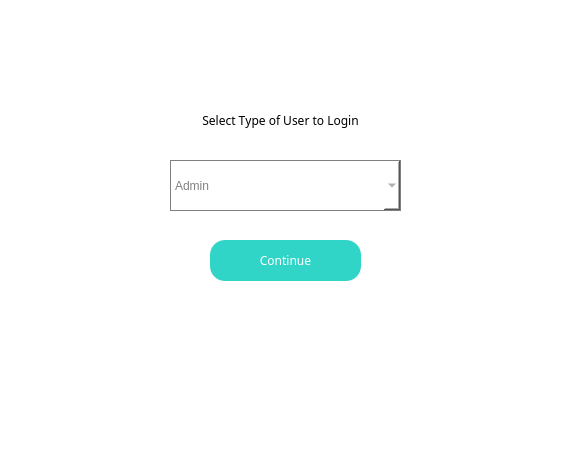
<?xml version="1.0" encoding="UTF-8"?>
<ui version="4.0">
 <class>MainWindow</class>
 <widget class="QMainWindow" name="MainWindow">
  <property name="geometry">
   <rect>
    <x>0</x>
    <y>0</y>
    <width>576</width>
    <height>470</height>
   </rect>
  </property>
  <property name="windowTitle">
   <string>MainWindow</string>
  </property>
  <property name="styleSheet">
   <string notr="true">background-color: rgb(255, 255, 255);</string>
  </property>
  <widget class="QWidget" name="centralwidget">
   <widget class="QPushButton" name="continue_">
    <property name="geometry">
     <rect>
      <x>210</x>
      <y>240</y>
      <width>151</width>
      <height>41</height>
     </rect>
    </property>
    <property name="maximumSize">
     <size>
      <width>16777213</width>
      <height>16777215</height>
     </size>
    </property>
    <property name="font">
     <font>
      <family>Arial Rounded MT</family>
     </font>
    </property>
    <property name="styleSheet">
     <string notr="true">background-color: rgb(48, 213, 200);
color: white;
border-radius: 15px
</string>
    </property>
    <property name="text">
     <string>Continue</string>
    </property>
   </widget>
   <widget class="QComboBox" name="adminorstud">
    <property name="geometry">
     <rect>
      <x>170</x>
      <y>160</y>
      <width>231</width>
      <height>51</height>
     </rect>
    </property>
    <property name="font">
     <font>
      <family>Arial</family>
     </font>
    </property>
    <property name="styleSheet">
     <string notr="true">color: gray;
border: 1px solid gray;
background-color: rgb(255, 255, 255);;</string>
    </property>
    <item>
     <property name="text">
      <string>Admin</string>
     </property>
    </item>
    <item>
     <property name="text">
      <string>Student</string>
     </property>
    </item>
   </widget>
   <widget class="QLabel" name="usertype">
    <property name="geometry">
     <rect>
      <x>160</x>
      <y>100</y>
      <width>241</width>
      <height>41</height>
     </rect>
    </property>
    <property name="font">
     <font>
      <family>Arial Rounded MT</family>
      <pointsize>9</pointsize>
      <italic>false</italic>
      <bold>false</bold>
      <underline>false</underline>
      <strikeout>false</strikeout>
      <kerning>false</kerning>
     </font>
    </property>
    <property name="styleSheet">
     <string notr="true">font:9pt &quot;Arial Rounded MT&quot;;
color: black;</string>
    </property>
    <property name="text">
     <string>Select Type of User to Login</string>
    </property>
    <property name="alignment">
     <set>Qt::AlignmentFlag::AlignCenter</set>
    </property>
   </widget>
  </widget>
  <widget class="QMenuBar" name="menubar">
   <property name="geometry">
    <rect>
     <x>0</x>
     <y>0</y>
     <width>576</width>
     <height>25</height>
    </rect>
   </property>
  </widget>
  <widget class="QStatusBar" name="statusbar"/>
 </widget>
 <resources/>
 <connections/>
</ui>
